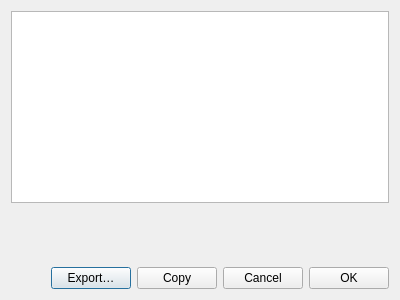
<?xml version="1.0" encoding="UTF-8"?>
<ui version="4.0">
 <class>CopyDialog</class>
 <widget class="QDialog" name="CopyDialog">
  <property name="geometry">
   <rect>
    <x>0</x>
    <y>0</y>
    <width>400</width>
    <height>300</height>
   </rect>
  </property>
  <property name="windowTitle">
   <string>Copy Proposal</string>
  </property>
  <layout class="QGridLayout" name="gridLayout">
   <item row="0" column="0">
    <layout class="QVBoxLayout" name="verticalLayout">
     <item>
      <widget class="QTextBrowser" name="textBrowser">
       <property name="sizePolicy">
        <sizepolicy hsizetype="Expanding" vsizetype="Expanding">
         <horstretch>0</horstretch>
         <verstretch>0</verstretch>
        </sizepolicy>
       </property>
       <property name="html">
        <string>&lt;!DOCTYPE HTML PUBLIC &quot;-//W3C//DTD HTML 4.0//EN&quot; &quot;http://www.w3.org/TR/REC-html40/strict.dtd&quot;&gt;
&lt;html&gt;&lt;head&gt;&lt;meta name=&quot;qrichtext&quot; content=&quot;1&quot; /&gt;&lt;style type=&quot;text/css&quot;&gt;
p, li { white-space: pre-wrap; }
&lt;/style&gt;&lt;/head&gt;&lt;body style=&quot; font-family:'Ubuntu'; font-size:11pt; font-weight:400; font-style:normal;&quot;&gt;
&lt;p style=&quot;-qt-paragraph-type:empty; margin-top:0px; margin-bottom:0px; margin-left:0px; margin-right:0px; -qt-block-indent:0; text-indent:0px;&quot;&gt;&lt;br /&gt;&lt;/p&gt;&lt;/body&gt;&lt;/html&gt;</string>
       </property>
       <property name="acceptRichText">
        <bool>false</bool>
       </property>
       <property name="textInteractionFlags">
        <set>Qt::LinksAccessibleByKeyboard|Qt::LinksAccessibleByMouse|Qt::TextBrowserInteraction|Qt::TextSelectableByKeyboard|Qt::TextSelectableByMouse</set>
       </property>
       <property name="openLinks">
        <bool>false</bool>
       </property>
      </widget>
     </item>
     <item>
      <spacer name="verticalSpacer">
       <property name="orientation">
        <enum>Qt::Vertical</enum>
       </property>
       <property name="sizeType">
        <enum>QSizePolicy::Expanding</enum>
       </property>
       <property name="sizeHint" stdset="0">
        <size>
         <width>20</width>
         <height>40</height>
        </size>
       </property>
      </spacer>
     </item>
     <item>
      <layout class="QHBoxLayout" name="horizontalLayout">
       <item>
        <spacer name="horizontalSpacer1">
         <property name="orientation">
          <enum>Qt::Horizontal</enum>
         </property>
         <property name="sizeHint" stdset="0">
          <size>
           <width>40</width>
           <height>20</height>
          </size>
         </property>
        </spacer>
       </item>
       <item>
        <widget class="QPushButton" name="buttonExport">
         <property name="text">
          <string>Export…</string>
         </property>
        </widget>
       </item>
       <item>
        <widget class="QPushButton" name="buttonCopy">
         <property name="text">
          <string>Copy</string>
         </property>
        </widget>
       </item>
       <item>
        <widget class="QPushButton" name="buttonCancel">
         <property name="text">
          <string>Cancel</string>
         </property>
        </widget>
       </item>
       <item>
        <widget class="QPushButton" name="buttonOk">
         <property name="text">
          <string>OK</string>
         </property>
        </widget>
       </item>
      </layout>
     </item>
    </layout>
   </item>
  </layout>
 </widget>
 <resources/>
 <connections/>
</ui>
